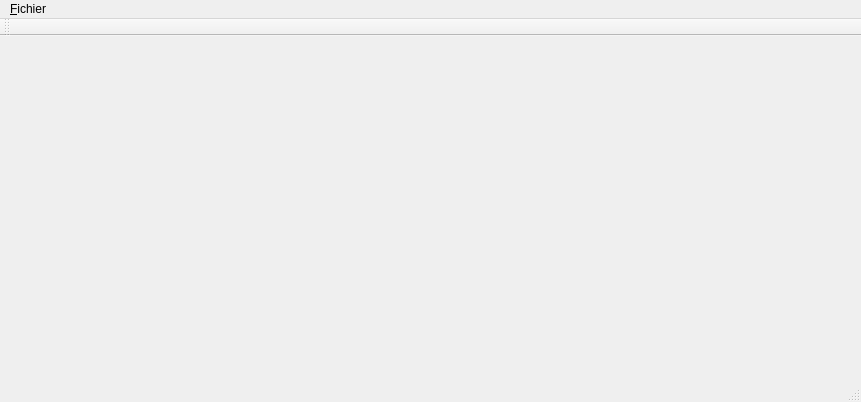
<?xml version="1.0" encoding="UTF-8"?>
<ui version="4.0">
 <class>MainWindow</class>
 <widget class="QMainWindow" name="MainWindow">
  <property name="geometry">
   <rect>
    <x>0</x>
    <y>0</y>
    <width>861</width>
    <height>402</height>
   </rect>
  </property>
  <property name="windowTitle">
   <string/>
  </property>
  <widget class="QWidget" name="centralWidget"/>
  <widget class="QMenuBar" name="menuBar">
   <property name="geometry">
    <rect>
     <x>0</x>
     <y>0</y>
     <width>861</width>
     <height>19</height>
    </rect>
   </property>
   <widget class="QMenu" name="menuFile">
    <property name="title">
     <string>&amp;Fichier</string>
    </property>
    <addaction name="actionImportData"/>
    <addaction name="separator"/>
    <addaction name="actionQuit"/>
   </widget>
   <addaction name="menuFile"/>
  </widget>
  <widget class="QToolBar" name="mainToolBar">
   <attribute name="toolBarArea">
    <enum>TopToolBarArea</enum>
   </attribute>
   <attribute name="toolBarBreak">
    <bool>false</bool>
   </attribute>
  </widget>
  <widget class="QStatusBar" name="statusBar"/>
  <action name="actionImportData">
   <property name="icon">
    <iconset resource="Resources.qrc">
     <normaloff>:/Icons/Resources/Icons/download.png</normaloff>:/Icons/Resources/Icons/download.png</iconset>
   </property>
   <property name="text">
    <string>&amp;Importer des données</string>
   </property>
   <property name="shortcut">
    <string>Ctrl+I</string>
   </property>
  </action>
  <action name="actionQuit">
   <property name="text">
    <string>&amp;Quitter</string>
   </property>
   <property name="toolTip">
    <string>Fermer l'application EcoMotion 2013 Banc d'essais</string>
   </property>
   <property name="shortcut">
    <string>Ctrl+Q</string>
   </property>
  </action>
 </widget>
 <layoutdefault spacing="6" margin="11"/>
 <resources>
  <include location="Resources.qrc"/>
 </resources>
 <connections/>
</ui>
